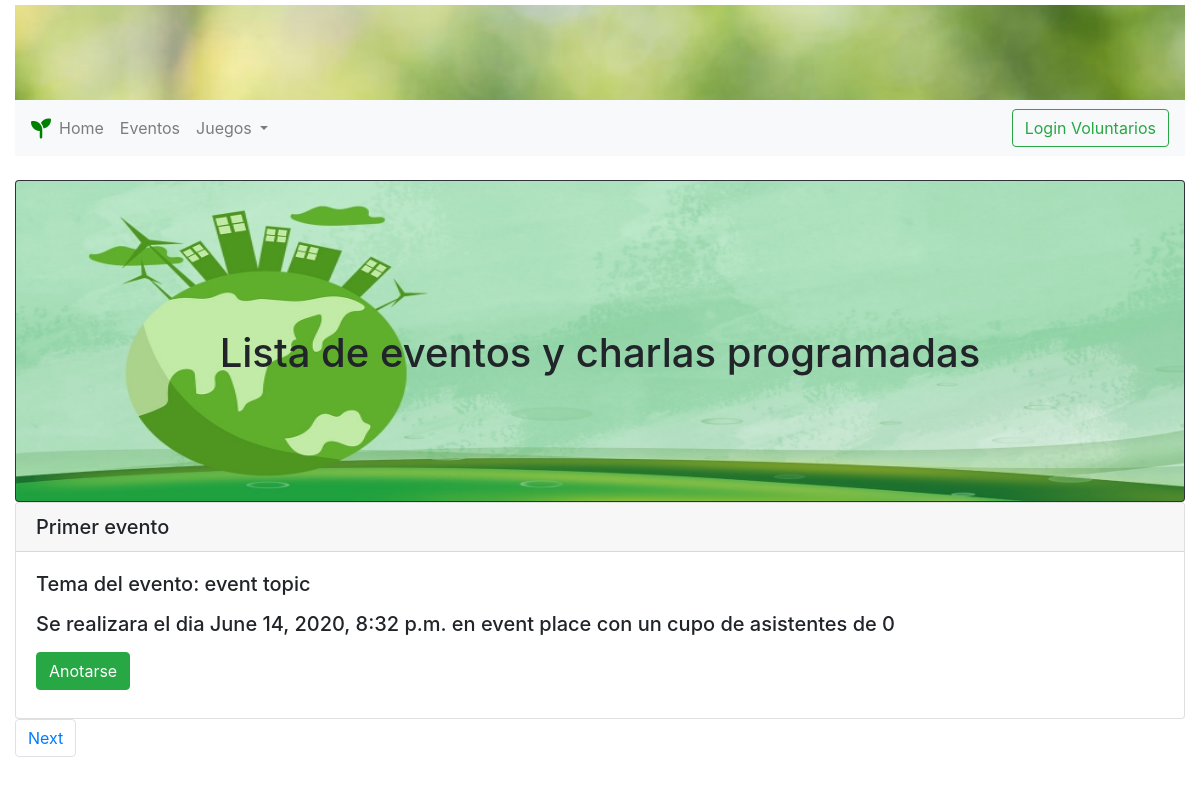
Screenshot of /events/ with the database file from the repository.
### events/models.py (models this page shows, shortened)
class Event(models.Model):
    title = models.CharField(max_length = 200)
    creation_date = models.DateTimeField('date published', default = timezone.now)
    event_date = models.DateTimeField('date event', default = timezone.now)
    topic = models.CharField(max_length = 200, default = 'event topic')
    capacity = models.IntegerField(default = 0)
    place = models.CharField(max_length = 100, default = 'event place')

### events/views.py (the view)
# urls.py: path('', views.index, name='index'),
def index(request):
    try:
        page_number = int(request.GET.get('page'))
    except:
        page_number = 1
    events_list = Event.objects.all()
    paginator = Paginator(events_list, 1)
    page_obj = paginator.get_page(page_number)
    context = { 'page_obj' : page_obj }
    return render(request, 'events/index.html', context=context)

### events/templates/events/index.html (shortened to what this page needs)
{% extends "base.html" %}
{% load static %}
{% block content %}
<div class="card bg-dark text-black">
  <img src="{% static 'home/eco-friend.jpg' %}" class="card-img" alt="..." style="width: 100%;height: 20rem">
  <div class="card-img-overlay">
    <div class="text-black text-center rgba-stylish-strong py-5 px-4">
      <div class="py-5">
        <h2 class="card-title h1 my-4 py-2">Lista de eventos y charlas programadas</h2>
      </div>
    </div>
  </div>
</div>
{% if page_obj %}
    {% for event in page_obj %}
    <div class="card">
      <h5 class="card-header">{{ event.title }}</h5>
      <div class="card-body">
        <h5 class="card-title">Tema del evento: {{ event.topic}}</h5>
        <p class="card-text">
        <h5>Se realizara el dia {{ event.event_date }} en {{ event.place }} con un
            cupo de asistentes de {{ event.capacity }}</p>
        <a href="#" class="btn btn-success">Anotarse</a>
      </div>
    </div>
    {% endfor %}
    <nav aria-label="Page navigation example">
      <ul class="pagination">
        {% if page_obj.has_next %}
        <li class="page-item"><a class="page-link" href="?page={{page_obj.next_page_number}}">Next</a></li>
        {% endif %}
      </ul>
    </nav>
{% else %}
    <p>No hay eventos disponibles.</p>
{% endif %}
{% endblock %}

### rows the page displays
Event: title "Primer evento", topic "event topic", event_date "June 14, 2020, 8:32 p.m.", place "event place", capacity "0"
